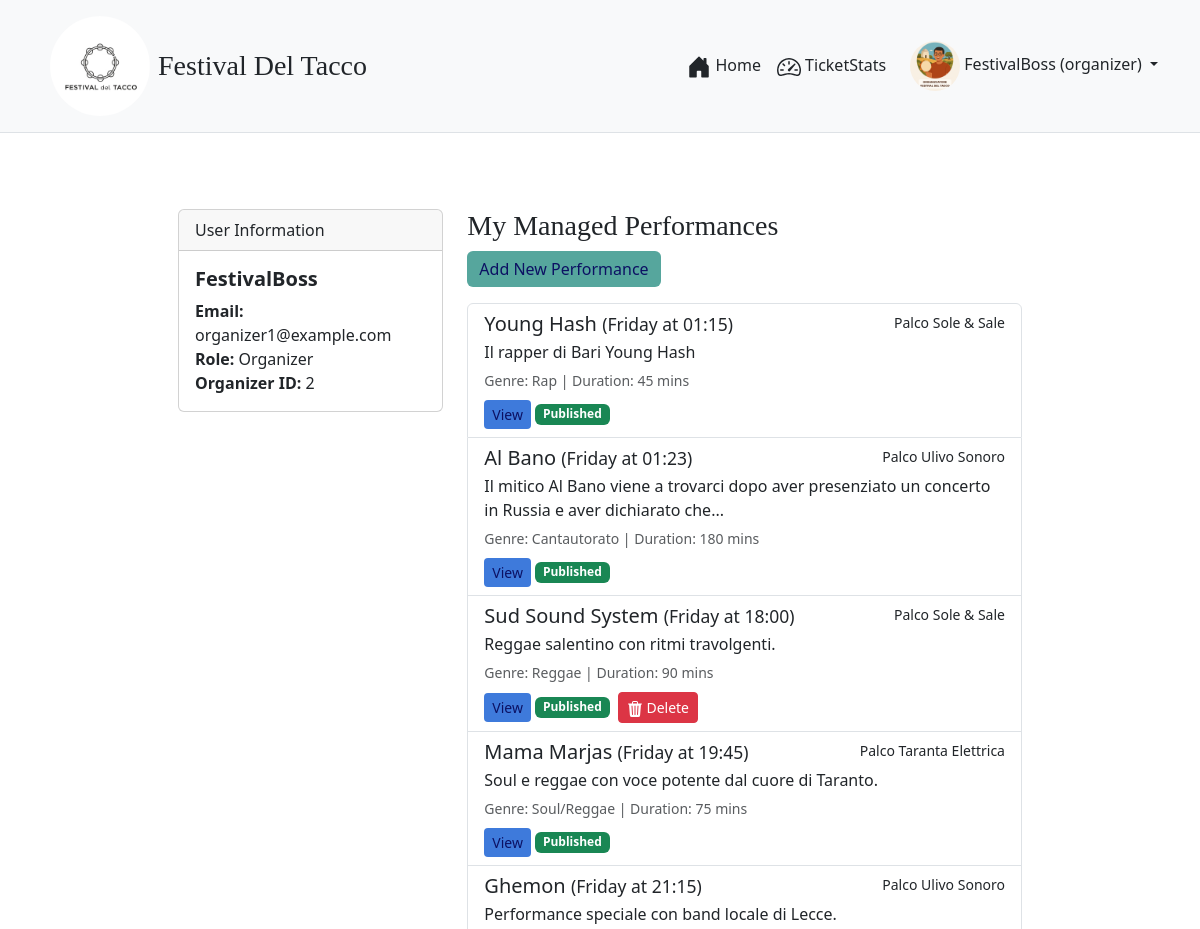
/profile (signed in, upper part), run on an earlier commit of the app's database.
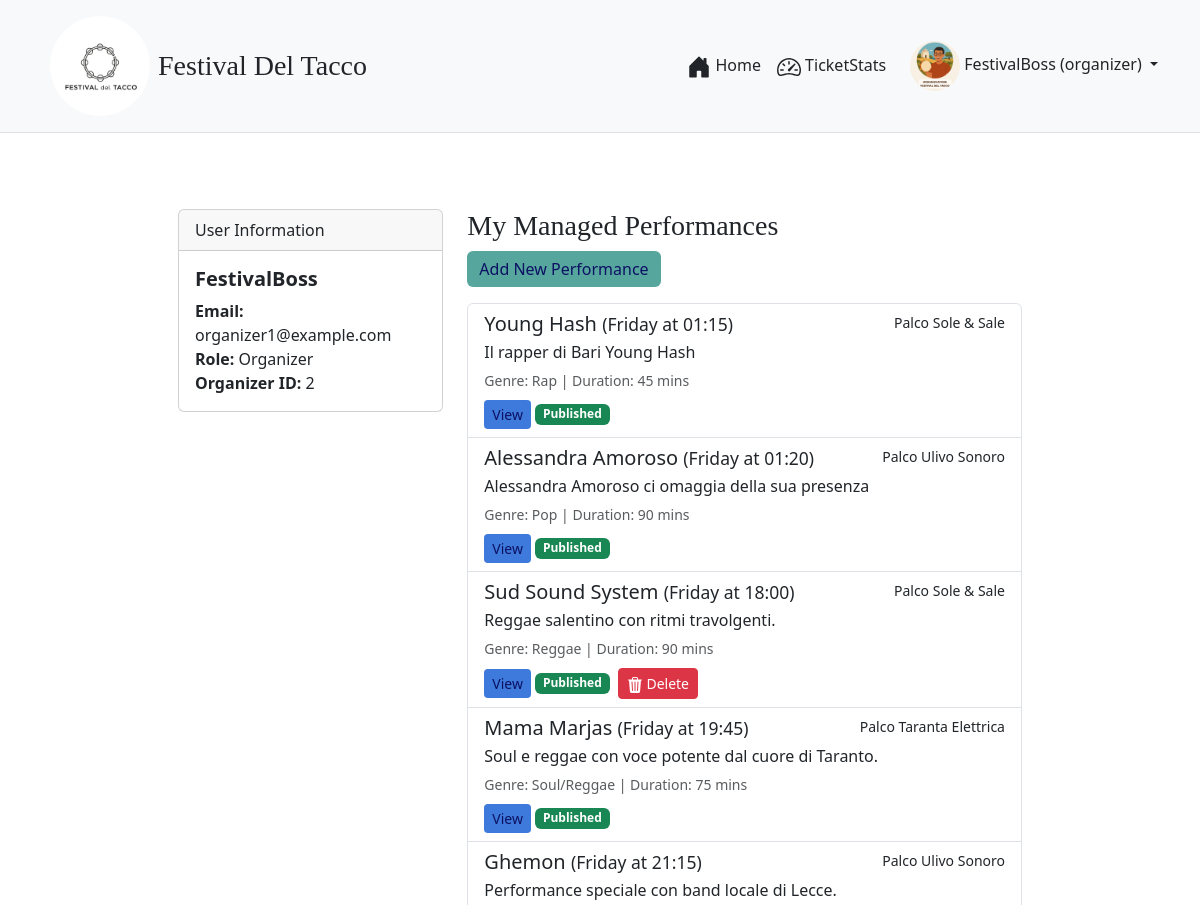
And on a later commit of the database.
### tables this page shows
CREATE TABLE PERFORMANCE (
            id INTEGER PRIMARY KEY AUTOINCREMENT,
            artist_name TEXT NOT NULL UNIQUE,
            day TEXT NOT NULL,
            start_time TEXT NOT NULL, -- HH:MM format
            duration_minutes INTEGER NOT NULL,
            description TEXT,
            stage_name TEXT NOT NULL,
            genre TEXT,
            image_path TEXT,
            is_published INTEGER NOT NULL DEFAULT 0, -- 0 for False, 1 for True
            organizer_id INTEGER NOT NULL,
            FOREIGN KEY (organizer_id) REFERENCES UTENTI (id)
        );

### app.py (the view)
@app.route('/profile')
@login_required
def profile():
    user_ticket = None
    all_festival_performances = [] # Per la visione completa del festival da parte dell'organizzatore
    if current_user.role == 'participant':
        user_ticket_data = db.get_ticket_by_user_id(current_user.id)
        if user_ticket_data:
            user_ticket = dict(user_ticket_data)
            user_ticket['valid_days_list'] = user_ticket['valid_days'].split(',')
            user_ticket['ticket_type_name'] = Config.TICKET_TYPES.get(user_ticket['ticket_type'], {}).get('name', 'Unknown Ticket')
    elif current_user.role == 'organizer':
        all_festival_performances = db.get_all_performances()
    return render_template('profile_festival.html',
                           user_ticket=user_ticket,
                           performances=all_festival_performances)

### app.py (called while the page is built)
@login_manager.user_loader
def load_user(user_id):
    user_data = db.get_user_by_id(int(user_id)) # search for the user in the database by ID
    if user_data:
        return User(id=user_data['id'], email=user_data['email'], nickname=user_data['nickname'], role=user_data['role'])
    return None

@app.context_processor
def inject_global_vars():
    user_has_ticket = False
    if current_user.is_authenticated and current_user.role == 'participant':
        if db.get_ticket_by_user_id(current_user.id):
            user_has_ticket = True
    return dict(
        FESTIVAL_DAYS=Config.FESTIVAL_DAYS,
        FESTIVAL_STAGES=Config.FESTIVAL_STAGES,
        TICKET_TYPES_CONFIG=Config.TICKET_TYPES,
        now=datetime.now().year,
        g_user_has_ticket=user_has_ticket
    )

### festival_dao.py (called while the page is built)
def get_db_connection():
    conn = sqlite3.connect(DATABASE_NAME)
    conn.row_factory = sqlite3.Row # Access columns by name
    return conn

def get_user_by_id(user_id):
    conn = get_db_connection()
    user = conn.execute("SELECT * FROM UTENTI WHERE id = ?", (user_id,)).fetchone()
    conn.close()
    return user

### templates/profile_festival.html (shortened to what the changed rows need)
{% extends "base_festival.html" %}
{% block content %}
<div class="container mt-5">
    <div class="row">
        <div class="col-md-8">
            {% if current_user.role == 'participant' %}
            <h3 style="font-family: 'Playfair Display', serif;">My Ticket</h3>
            {% if user_ticket %}
            <div class="card bg-light mb-3">
                <div class="card-header">{{ user_ticket.ticket_type_name }}</div>
                <div class="card-body">
                    <h5 class="card-title">Valid for: {{ user_ticket.valid_days_list | join(', ') }}</h5>
                    <p class="card-text"><small class="text-muted">Purchased on: {{ user_ticket.purchase_date.split('
                            ')[0] }}</small></p>
                </div>
            </div>
            {% else %}
            <p style="font-family: 'Playfair Display', serif;">You haven't purchased a ticket yet.</p>
            <a href="{{ url_for('buy_ticket') }}" class="btn btn-success">Buy Ticket Now!</a>
            {% endif %}
            {% elif current_user.role == 'organizer' %}
            {% if performances %}
            <div class="list-group">
                {% for perf in performances %}
                {% if perf.is_published or perf.organizer_id == current_user.id %}
                <div
                    class="list-group-item list-group-item-action flex-column align-items-start {% if not perf.is_published %}list-group-item-warning{% endif %}">
                    <div class="d-flex w-100 justify-content-between">
                        <h5 class="mb-1">{{ perf.artist_name }} <small>({{ perf.day }} at {{ perf.start_time }})</small>
                        </h5>
                        <small>{{ perf.stage_name }}</small>
                    </div>
                    <p class="mb-1">{{ perf.description[:100] }}{% if perf.description|length > 100 %}...{% endif %}</p>
                    <small class="text-muted">Genre: {{ perf.genre }} | Duration: {{ perf.duration_minutes }}
                        mins</small>
                    <div class="mt-2">
                        <a href="{{ url_for('performance_detail', perf_id=perf.id) }}"
                            class="btn btn-sm myviewbutton">View</a>
                        {% if not perf.is_published %}
                        <a href="{{ url_for('manage_performance', perf_id=perf.id) }}"
                            class="btn btn-sm myeditbutton">Edit</a>
                        <form action="{{ url_for('publish_performance', perf_id=perf.id) }}" method="POST"
                            style="display: inline;">
                            <button type="submit" class="btn btn-sm mybuttoncolors">Publish</button>
                        </form>
                        {% else %}
                        <span class="badge bg-success">Published</span>
                        {% endif %}
                        {% if perf.organizer_id == current_user.id %}
                        <form action="{{ url_for('delete_performance_route', perf_id=perf.id) }}" method="POST"
                            style="display: inline;"
                            onsubmit="return confirm('Are you sure you want to delete this performance? This action cannot be undone.');">
                            <button type="submit" class="btn btn-sm btn-danger ms-1">
                                Delete
                            </button>
                        </form>
                        {% endif %}
                    </div>
                </div>
                {% endif %}
                {% endfor %}
            </div>
            {% else %}
            <p>You haven't created any performances yet.</p>
            {% endif %}
            {% endif %}
        </div>
    </div>
</div>
{% endblock %}

What changed in the data, as far as the page shows it:
removed PERFORMANCE: artist_name "Al Bano", day "Friday", start_time "01:23", stage_name "Palco Ulivo Sonoro", description "Il mitico Al Bano viene a trovarci dopo aver presenziato un concerto in Russia e aver dichiarato che", genre "Cantautorato", duration_minutes "180", is_published "Published"
added PERFORMANCE: artist_name "Alessandra Amoroso", day "Friday", start_time "01:20", stage_name "Palco Ulivo Sonoro", description "Alessandra Amoroso ci omaggia della sua presenza", genre "Pop", duration_minutes "90", is_published "Published"
